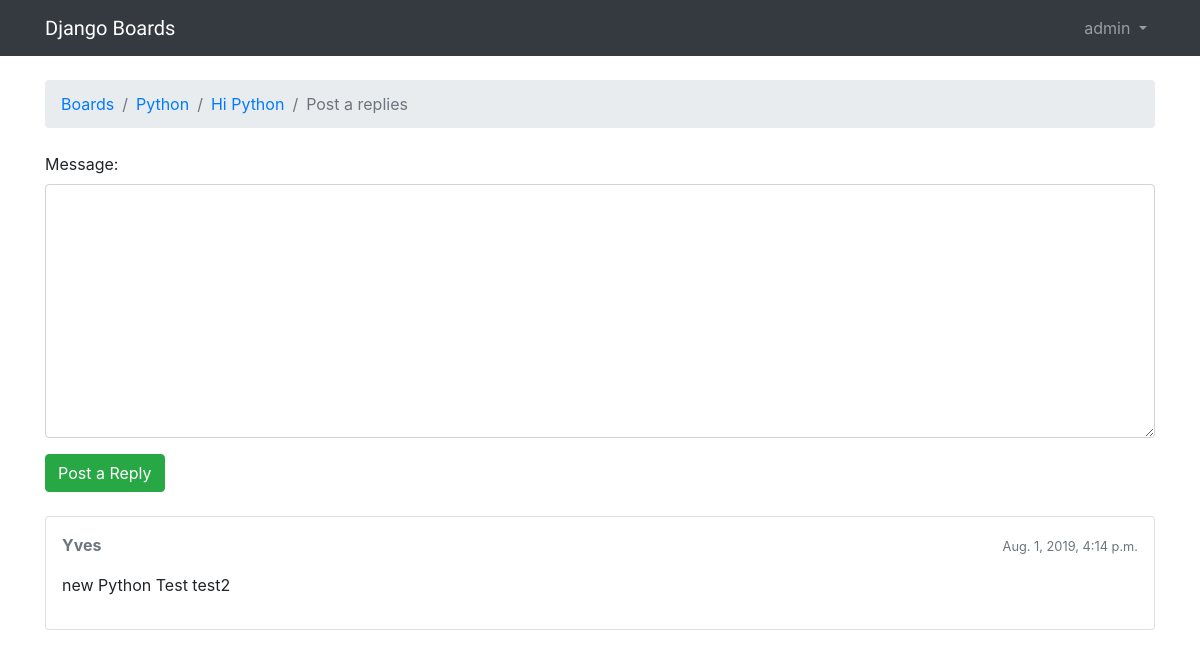
The page /boards/2/topics/5/reply/ (signed in) on the database as committed earlier.
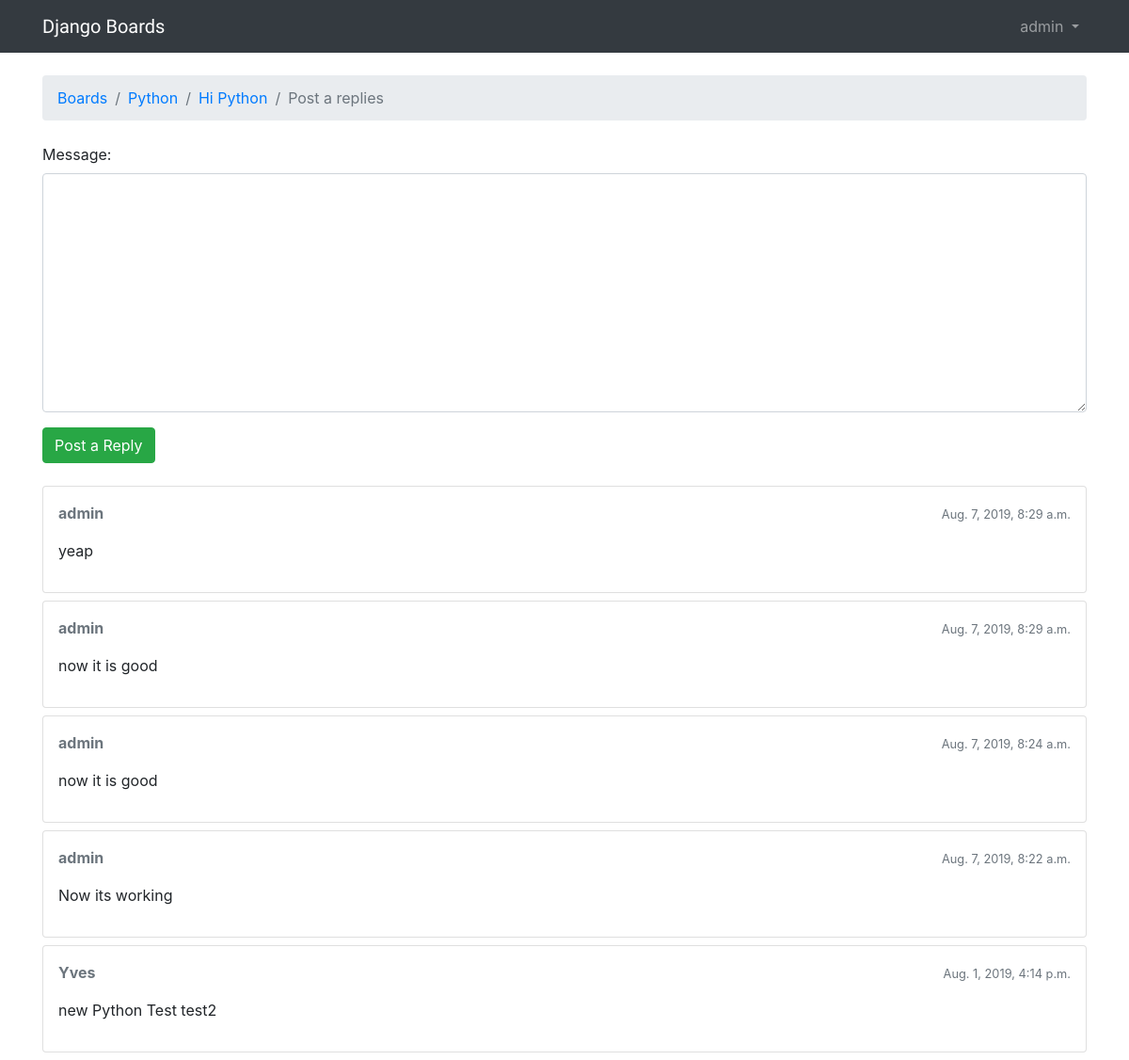
The same page on the database as committed later.
### boards/models.py (models this page shows, shortened)
class Post(models.Model):
    message = models.TextField(max_length=4000)
    topic = models.ForeignKey(Topic, on_delete=models.CASCADE,related_name='posts')
    created_at = models.DateTimeField(auto_now_add=True)
    updated_at = models.DateTimeField(null=True)
    created_by = models.ForeignKey(User, on_delete=models.CASCADE, related_name='posts')
    updated_by = models.ForeignKey(User, null=True, on_delete=models.CASCADE, related_name='+')
    def get_message_as_markdown(self):
        return mark_safe(markdown(self.message, safe_mode='escape'))

### boards/views.py (the view)
# urls.py: url(r'^boards/(?P<pk>\d+)/topics/(?P<topic_pk>\d+)/reply/$', views.reply_topic, name='reply_topic'),
@login_required
def reply_topic(request, pk, topic_pk):
    topic = get_object_or_404(Topic, board__pk=pk, pk=topic_pk)
    if request.method == 'POST':
        form = PostForm(request.POST)
        if form.is_valid():
            post = form.save(commit=False)
            post.topic = topic
            post.created_by = request.user
            post.save()
            topic.last_updated = timezone.now()
            topic.save()
            topic_url = reverse('topic_posts', kwargs={'pk': pk, 'topic_pk': topic_pk})
            topic_post_url = '{url}?page={page}#{id}'.format(
                url = topic_url,
                id = post.pk,
                page = topic.get_page_count()
            )
            return redirect(topic_post_url)
    else:
        form = PostForm()
    return render(request, 'reply_topic.html', {'topic': topic, 'form': form})

### boards/forms.py
class PostForm(forms.ModelForm):
    class Meta:
        model =Post
        fields =['message']

### boards/models.py (called while the page is built)
     def get_last_ten_posts(self):
         return self.posts.order_by('-created_at')[:10]

### boards/templatetags/form_tags.py (called while the page is built)
@register.filter
def input_class(bound_field):
    css_class = ''
    if bound_field.form.is_bound:
        if bound_field.errors:
            css_class = 'is-invalid'
        elif field_type(bound_field) != 'PasswordInput':
            css_class = 'is-valid'
    return 'form-control {}'.format(css_class)

### templates/reply_topic.html (shortened to what this page needs)
{%extends 'base.html'%}
{%load static%}
{% block stylesheet %}
 <link rel="stylesheet" href="https://cdn.jsdelivr.net/simplemde/latest/simplemde.min.css">
{% endblock %}
{%block breadcrumb%}
 <li class="breadcrumb-item"><a href="{%url 'home'%}">Boards</a> </li>
 <li class="breadcrumb-item"><a href="{%url 'board_topics' topic.board.pk%}">{{topic.board.name}}</a> </li>
 <li class="breadcrumb-item"><a href="{%url 'topic_posts' topic.board.pk topic.pk%}">{{topic.subject}}</a> </li>
 <li class="breadcrumb-item active">Post a replies</li>
{%endblock%}
{%block content %}
<form method="post" class="mb-4" novalidate>
    {%include 'includes/form.html'%}
    <button type="submit" class="btn btn-success">Post a Reply</button>
</form>
{%for post in topic.get_last_ten_posts%}
<div class="card mb-2">
 <div class="card-body p-3">
 <div class="row mb-3">
     <div class="col-6">
         <strong class="text-muted">{{post.created_by.username}}</strong>
     </div>
     <div class="col-6 text-right">
         <small class="text-muted">{{post.created_at}}</small>
     </div>
 </div>
     {{post.get_message_as_markdown}}
 </div>
</div>
{%endfor%}
{%endblock%}

Rows that differ between the two databases and show on the page:
added Post: created_by.username "admin", created_at "Aug. 7, 2019, 8:29 a.m.", get_message_as_markdown "yeap"
added Post: created_by.username "admin", created_at "Aug. 7, 2019, 8:29 a.m.", get_message_as_markdown "now it is good"
added Post: created_by.username "admin", created_at "Aug. 7, 2019, 8:24 a.m.", get_message_as_markdown "now it is good"
added Post: created_by.username "admin", created_at "Aug. 7, 2019, 8:22 a.m.", get_message_as_markdown "Now its working"
